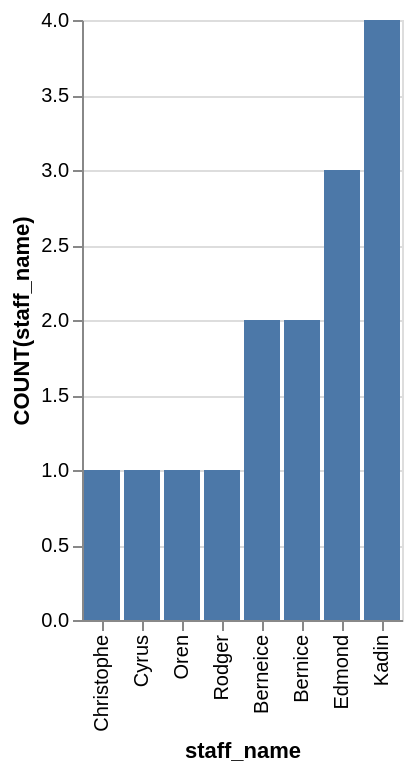

Write the Vega-Lite specification saved for this chart.
### Vega-Lite specification from a JSON file in a GitHub repository (floating-point values rounded to 4 significant figures)
{"data": {"values": [{"x_data": "Christophe", "y_data": 1}, {"x_data": "Cyrus", "y_data": 1}, {"x_data": "Oren", "y_data": 1}, {"x_data": "Rodger", "y_data": 1}, {"x_data": "Berneice", "y_data": 2}, {"x_data": "Bernice", "y_data": 2}, {"x_data": "Edmond", "y_data": 3}, {"x_data": "Kadin", "y_data": 4}]}, "mark": "bar", "encoding": {"x": {"field": "x_data", "type": "nominal", "title": "staff_name", "sort": {"op": "sum", "field": "y_data", "order": "ascending"}}, "y": {"field": "y_data", "type": "quantitative", "title": "COUNT(staff_name)"}}}
